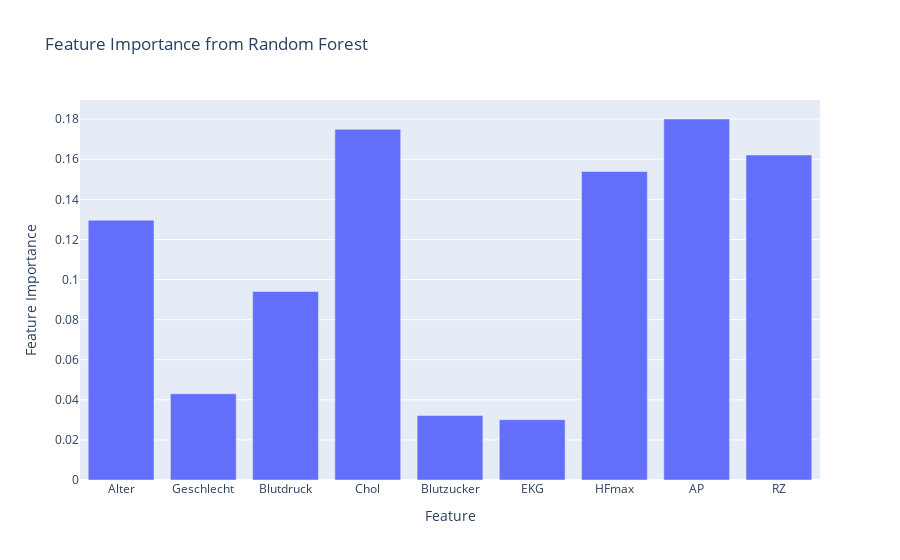

Source (notebook cell):
### Markdown cell above
### 4.2 Feature-Bedeutung für Random Forest

### Code cell
# Get the feature importance from the Random Forest model
feature_importance = clf.feature_importances_

# Create DataFrame for Plotly visualization
df_plot = pd.DataFrame({"Feature": X.columns.tolist(), "Wichtigkeit": feature_importance})

# Create an interactive bar plot with Plotly
fig = px.bar(df_plot, x="Feature", y="Wichtigkeit", title="Feature Importance from Random Forest", labels={"Feature": "Feature", "Wichtigkeit": "Feature Importance"})
fig.update_xaxes()  # Update x-axis for better readability
fig.show()

### Figure 1 — Plotly figure (JSON) as saved in the notebook; plotly's stock layout.template omitted (floating-point values rounded to 4 significant figures)
{"data": [{"hovertemplate": "Feature=%{x}<br>Feature Importance=%{y}<extra></extra>", "legendgroup": "", "marker": {"color": "#636efa", "pattern": {"shape": ""}}, "name": "", "orientation": "v", "showlegend": false, "textposition": "auto", "type": "bar", "x": ["Alter", "Geschlecht", "Blutdruck", "Chol", "Blutzucker", "EKG", "HFmax", "AP", "RZ"], "xaxis": "x", "y": [0.1296, 0.04302, 0.09404, 0.1749, 0.03218, 0.03012, 0.1539, 0.1801, 0.1621], "yaxis": "y"}], "layout": {"barmode": "relative", "legend": {"tracegroupgap": 0}, "title": {"text": "Feature Importance from Random Forest"}, "xaxis": {"anchor": "y", "domain": [0, 1], "title": {"text": "Feature"}}, "yaxis": {"anchor": "x", "domain": [0, 1], "title": {"text": "Feature Importance"}}}}
